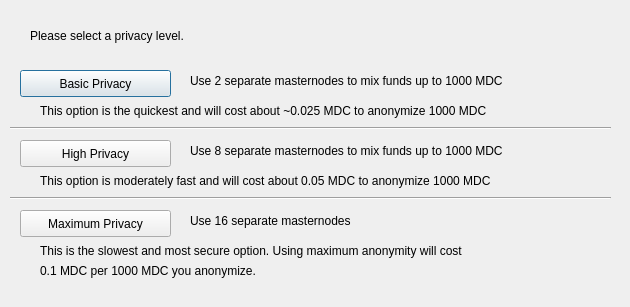
<?xml version="1.0" encoding="UTF-8"?>
<ui version="4.0">
 <class>DarksendConfig</class>
 <widget class="QDialog" name="DarksendConfig">
  <property name="geometry">
   <rect>
    <x>0</x>
    <y>0</y>
    <width>630</width>
    <height>307</height>
   </rect>
  </property>
  <property name="windowTitle">
   <string>Configure Darksend</string>
  </property>
  <widget class="QPushButton" name="buttonBasic">
   <property name="geometry">
    <rect>
     <x>20</x>
     <y>70</y>
     <width>151</width>
     <height>27</height>
    </rect>
   </property>
   <property name="text">
    <string>Basic Privacy</string>
   </property>
  </widget>
  <widget class="QPushButton" name="buttonHigh">
   <property name="geometry">
    <rect>
     <x>20</x>
     <y>140</y>
     <width>151</width>
     <height>27</height>
    </rect>
   </property>
   <property name="text">
    <string>High Privacy</string>
   </property>
  </widget>
  <widget class="QPushButton" name="buttonMax">
   <property name="geometry">
    <rect>
     <x>20</x>
     <y>210</y>
     <width>151</width>
     <height>27</height>
    </rect>
   </property>
   <property name="text">
    <string>Maximum Privacy</string>
   </property>
  </widget>
  <widget class="QLabel" name="label">
   <property name="geometry">
    <rect>
     <x>30</x>
     <y>20</y>
     <width>571</width>
     <height>31</height>
    </rect>
   </property>
   <property name="text">
    <string>Please select a privacy level.</string>
   </property>
  </widget>
  <widget class="QLabel" name="label_2">
   <property name="geometry">
    <rect>
     <x>190</x>
     <y>70</y>
     <width>421</width>
     <height>21</height>
    </rect>
   </property>
   <property name="text">
    <string>Use 2 separate masternodes to mix funds up to 1000 MDC</string>
   </property>
  </widget>
  <widget class="QLabel" name="label_3">
   <property name="geometry">
    <rect>
     <x>190</x>
     <y>140</y>
     <width>411</width>
     <height>21</height>
    </rect>
   </property>
   <property name="text">
    <string>Use 8 separate masternodes to mix funds up to 1000 MDC</string>
   </property>
  </widget>
  <widget class="QLabel" name="label_4">
   <property name="geometry">
    <rect>
     <x>190</x>
     <y>210</y>
     <width>421</width>
     <height>21</height>
    </rect>
   </property>
   <property name="text">
    <string>Use 16 separate masternodes</string>
   </property>
  </widget>
  <widget class="QLabel" name="label_6">
   <property name="geometry">
    <rect>
     <x>40</x>
     <y>100</y>
     <width>561</width>
     <height>21</height>
    </rect>
   </property>
   <property name="text">
    <string>This option is the quickest and will cost about ~0.025 MDC to anonymize 1000 MDC</string>
   </property>
  </widget>
  <widget class="QLabel" name="label_7">
   <property name="geometry">
    <rect>
     <x>40</x>
     <y>170</y>
     <width>561</width>
     <height>21</height>
    </rect>
   </property>
   <property name="text">
    <string>This option is moderately fast and will cost about 0.05 MDC to anonymize 1000 MDC</string>
   </property>
  </widget>
  <widget class="QLabel" name="label_8">
   <property name="geometry">
    <rect>
     <x>40</x>
     <y>240</y>
     <width>561</width>
     <height>21</height>
    </rect>
   </property>
   <property name="text">
    <string>This is the slowest and most secure option. Using maximum anonymity will cost</string>
   </property>
  </widget>
  <widget class="QLabel" name="label_9">
   <property name="geometry">
    <rect>
     <x>40</x>
     <y>260</y>
     <width>561</width>
     <height>21</height>
    </rect>
   </property>
   <property name="text">
    <string>0.1 MDC per 1000 MDC you anonymize.</string>
   </property>
  </widget>
  <widget class="Line" name="line">
   <property name="geometry">
    <rect>
     <x>10</x>
     <y>120</y>
     <width>601</width>
     <height>16</height>
    </rect>
   </property>
   <property name="orientation">
    <enum>Qt::Horizontal</enum>
   </property>
  </widget>
  <widget class="Line" name="line_2">
   <property name="geometry">
    <rect>
     <x>10</x>
     <y>190</y>
     <width>601</width>
     <height>16</height>
    </rect>
   </property>
   <property name="orientation">
    <enum>Qt::Horizontal</enum>
   </property>
  </widget>
 </widget>
 <resources/>
 <connections/>
</ui>
